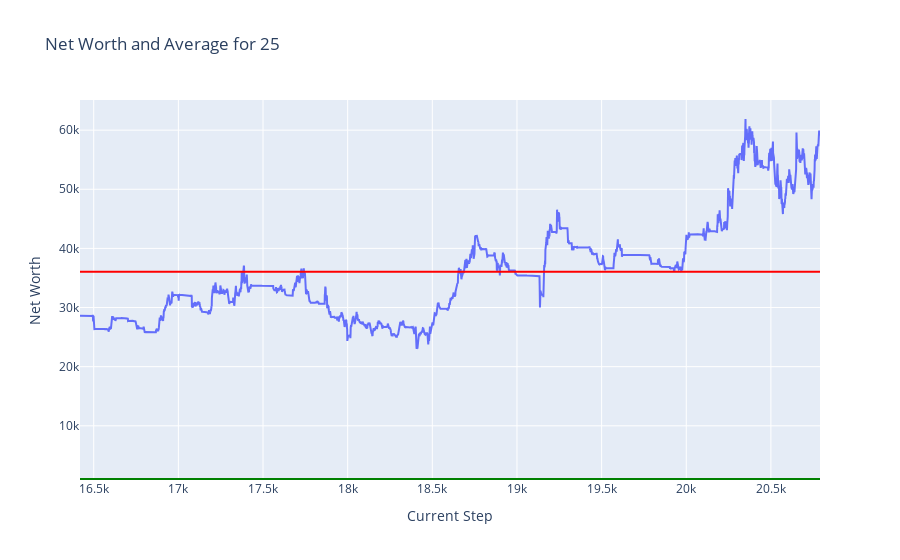

This figure's notebook cell:
### Code cell
plot_token_data(df = test_hist_df, token = token)

### Figure 1 — Plotly figure (JSON) as saved in the notebook; plotly's stock layout.template omitted (floating-point values rounded to 4 significant figures; data arrays with more than 128 entries replaced by an {"elided": "..."} marker saying what was removed)
{"data": [{"mode": "lines", "name": "Net Worth", "type": "scatter", "x": {"elided": "4372 int values"}, "y": {"elided": "4372 float values"}}], "layout": {"shapes": [{"line": {"color": "green"}, "name": "Net Worth = 1000", "type": "line", "x0": 0, "x1": 1, "xref": "x domain", "y0": 1000, "y1": 1000, "yref": "y"}, {"line": {"color": "red"}, "name": "Average Net Worth = 36037.28", "type": "line", "x0": 0, "x1": 1, "xref": "x domain", "y0": 36040.0, "y1": 36040.0, "yref": "y"}], "title": {"text": "Net Worth and Average for 25"}, "xaxis": {"title": {"text": "Current Step"}}, "yaxis": {"title": {"text": "Net Worth"}}}}
